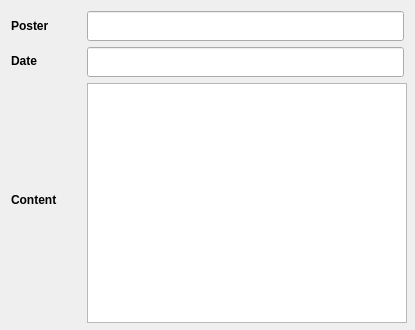
<?xml version="1.0" encoding="UTF-8"?>
<ui version="4.0">
 <class>RpgPostWidget</class>
 <widget class="QWidget" name="RpgPostWidget">
  <property name="geometry">
   <rect>
    <x>0</x>
    <y>0</y>
    <width>415</width>
    <height>330</height>
   </rect>
  </property>
  <property name="minimumSize">
   <size>
    <width>415</width>
    <height>330</height>
   </size>
  </property>
  <property name="windowTitle">
   <string>Form</string>
  </property>
  <layout class="QGridLayout" name="gridLayout">
   <item row="0" column="0">
    <widget class="QLabel" name="posterLbl">
     <property name="minimumSize">
      <size>
       <width>70</width>
       <height>30</height>
      </size>
     </property>
     <property name="maximumSize">
      <size>
       <width>70</width>
       <height>30</height>
      </size>
     </property>
     <property name="text">
      <string>&lt;html&gt;&lt;head/&gt;&lt;body&gt;&lt;p&gt;&lt;span style=&quot; font-weight:600;&quot;&gt;Poster&lt;/span&gt;&lt;/p&gt;&lt;/body&gt;&lt;/html&gt;</string>
     </property>
    </widget>
   </item>
   <item row="0" column="1">
    <widget class="QLineEdit" name="posterEdit">
     <property name="minimumSize">
      <size>
       <width>300</width>
       <height>30</height>
      </size>
     </property>
     <property name="maximumSize">
      <size>
       <width>16777215</width>
       <height>30</height>
      </size>
     </property>
    </widget>
   </item>
   <item row="1" column="0">
    <widget class="QLabel" name="dateLbl">
     <property name="minimumSize">
      <size>
       <width>70</width>
       <height>25</height>
      </size>
     </property>
     <property name="maximumSize">
      <size>
       <width>70</width>
       <height>25</height>
      </size>
     </property>
     <property name="text">
      <string>&lt;html&gt;&lt;head/&gt;&lt;body&gt;&lt;p&gt;&lt;span style=&quot; font-weight:600;&quot;&gt;Date&lt;/span&gt;&lt;/p&gt;&lt;/body&gt;&lt;/html&gt;</string>
     </property>
    </widget>
   </item>
   <item row="1" column="1">
    <widget class="QLineEdit" name="dateEdit">
     <property name="minimumSize">
      <size>
       <width>300</width>
       <height>30</height>
      </size>
     </property>
     <property name="maximumSize">
      <size>
       <width>16777215</width>
       <height>30</height>
      </size>
     </property>
    </widget>
   </item>
   <item row="2" column="0">
    <widget class="QLabel" name="contentLbl">
     <property name="minimumSize">
      <size>
       <width>70</width>
       <height>25</height>
      </size>
     </property>
     <property name="maximumSize">
      <size>
       <width>70</width>
       <height>25</height>
      </size>
     </property>
     <property name="text">
      <string>&lt;html&gt;&lt;head/&gt;&lt;body&gt;&lt;p&gt;&lt;span style=&quot; font-weight:600;&quot;&gt;Content&lt;/span&gt;&lt;/p&gt;&lt;/body&gt;&lt;/html&gt;</string>
     </property>
    </widget>
   </item>
   <item row="2" column="1">
    <widget class="QTextEdit" name="contentEdit">
     <property name="minimumSize">
      <size>
       <width>320</width>
       <height>240</height>
      </size>
     </property>
    </widget>
   </item>
  </layout>
 </widget>
 <resources/>
 <connections/>
</ui>
